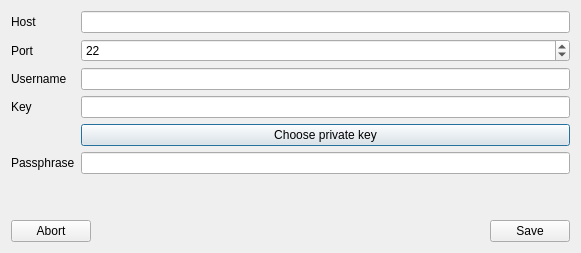
<?xml version="1.0" encoding="UTF-8"?>
<ui version="4.0">
 <class>ServerItemDialog</class>
 <widget class="QDialog" name="ServerItemDialog">
  <property name="geometry">
   <rect>
    <x>0</x>
    <y>0</y>
    <width>581</width>
    <height>253</height>
   </rect>
  </property>
  <property name="windowTitle">
   <string>Dialog</string>
  </property>
  <layout class="QVBoxLayout" name="verticalLayout">
   <item>
    <layout class="QFormLayout" name="formLayout">
     <item row="0" column="0">
      <widget class="QLabel" name="label">
       <property name="text">
        <string>Host</string>
       </property>
      </widget>
     </item>
     <item row="0" column="1">
      <widget class="QLineEdit" name="hostEdit"/>
     </item>
     <item row="1" column="0">
      <widget class="QLabel" name="label_2">
       <property name="text">
        <string>Port</string>
       </property>
      </widget>
     </item>
     <item row="1" column="1">
      <widget class="QSpinBox" name="portSpinBox">
       <property name="minimum">
        <number>1</number>
       </property>
       <property name="maximum">
        <number>65535</number>
       </property>
       <property name="value">
        <number>22</number>
       </property>
      </widget>
     </item>
     <item row="2" column="0">
      <widget class="QLabel" name="label_3">
       <property name="text">
        <string>Username</string>
       </property>
      </widget>
     </item>
     <item row="3" column="0">
      <widget class="QLabel" name="label_4">
       <property name="text">
        <string>Key</string>
       </property>
      </widget>
     </item>
     <item row="2" column="1">
      <widget class="QLineEdit" name="usernameEdit"/>
     </item>
     <item row="3" column="1">
      <widget class="QLineEdit" name="keyPathEdit">
       <property name="readOnly">
        <bool>true</bool>
       </property>
      </widget>
     </item>
     <item row="4" column="1">
      <widget class="QPushButton" name="chooseKeyButton">
       <property name="text">
        <string>Choose private key</string>
       </property>
      </widget>
     </item>
     <item row="5" column="0">
      <widget class="QLabel" name="label_5">
       <property name="text">
        <string>Passphrase</string>
       </property>
      </widget>
     </item>
     <item row="5" column="1">
      <widget class="QLineEdit" name="keyPassphraseEdit">
       <property name="echoMode">
        <enum>QLineEdit::Password</enum>
       </property>
      </widget>
     </item>
    </layout>
   </item>
   <item>
    <spacer name="verticalSpacer">
     <property name="orientation">
      <enum>Qt::Vertical</enum>
     </property>
     <property name="sizeHint" stdset="0">
      <size>
       <width>20</width>
       <height>40</height>
      </size>
     </property>
    </spacer>
   </item>
   <item>
    <layout class="QHBoxLayout" name="horizontalLayout">
     <item>
      <widget class="QPushButton" name="abortButton">
       <property name="text">
        <string>Abort</string>
       </property>
      </widget>
     </item>
     <item>
      <spacer name="horizontalSpacer">
       <property name="orientation">
        <enum>Qt::Horizontal</enum>
       </property>
       <property name="sizeHint" stdset="0">
        <size>
         <width>40</width>
         <height>20</height>
        </size>
       </property>
      </spacer>
     </item>
     <item>
      <widget class="QPushButton" name="saveButton">
       <property name="text">
        <string>Save</string>
       </property>
      </widget>
     </item>
    </layout>
   </item>
  </layout>
 </widget>
 <resources/>
 <connections/>
</ui>
